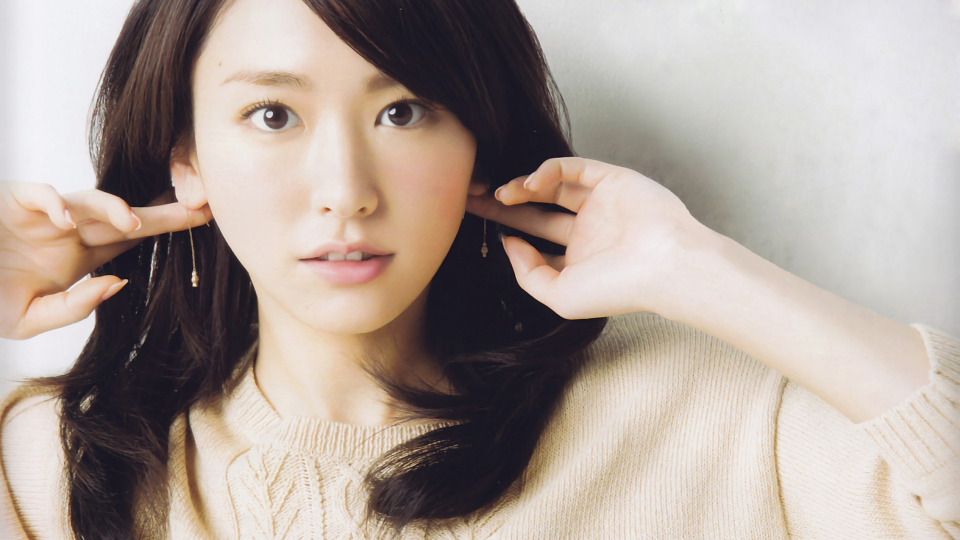
#> input picture IMAGE_IO/jieyi.jpg, 1920 x 1080 px (shown at 1/2 size)
$ python regionofinterest.py
#> lines starting #> are read from the running program, lines starting #| are printed output that depends on the picture; after the words box and inside, x2 and y2 are one past the last pixel; in counts of white or black regions, pixels touching at a corner belong together
### IMAGE_IO/reformat.py
import cv2

def reformat():
    image_jpg = cv2.imread('jieyi.jpg')
#> image_jpg is the input picture: shape (1080, 1920, 3); mean B, G, R 153.7, 161.2, 173.9
    cv2.imwrite('jieyi.png', image_jpg)
    # [4 lines of commented-out code are left out]

reformat()

### IMAGE_IO/regionofinterest.py
import cv2
import numpy as np

import reformat

reformat.reformat()
img = cv2.imread('jieyi.png')
print(img.shape)
#| (1080, 1920, 3)
print(img.size)
#| 6220800
my_roi = img[200:600, 200:600]
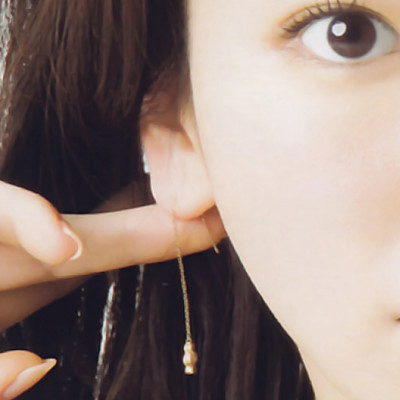
#> my_roi: shape (400, 400, 3); mean B, G, R 123.2, 130, 147.5
img[600:1000, 600:1000] = my_roi
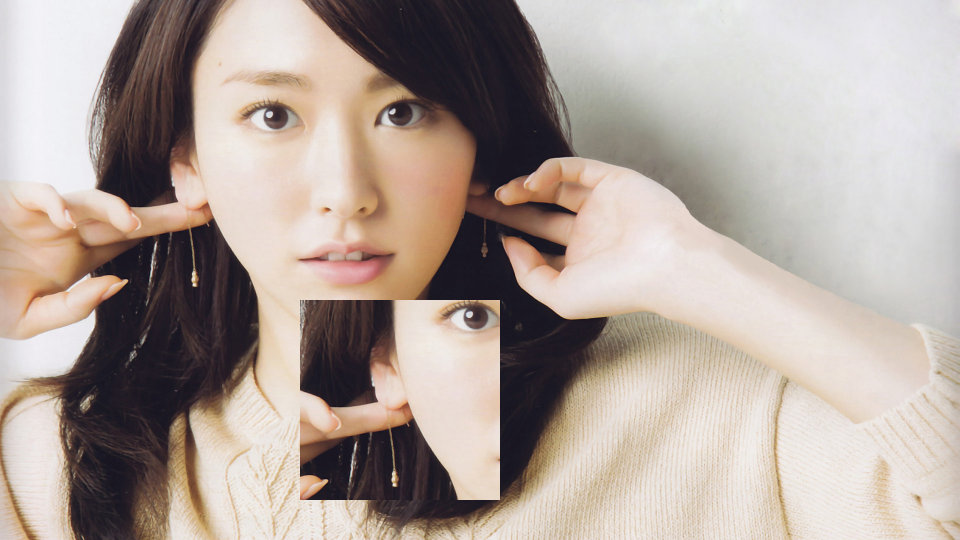
#> img: shape (1080, 1920, 3) (shown at 1/2 size); 7.71% of pixels changed, all inside (x1, y1, x2, y2) = (600, 600, 1000, 1000)
cv2.imshow('ROI', img)
cv2.waitKey(0)
cv2.destroyAllWindows()
